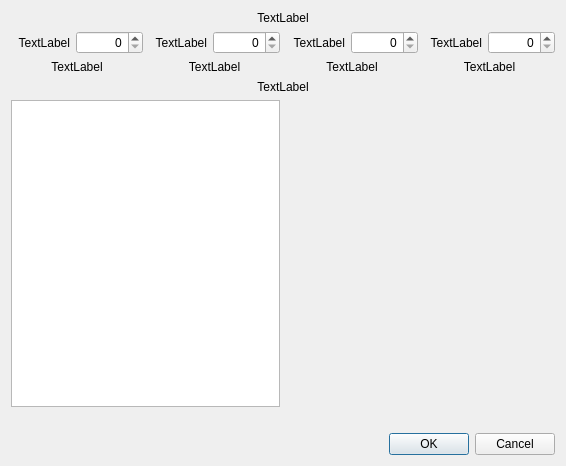
<?xml version="1.0" encoding="UTF-8"?>
<ui version="4.0">
 <class>DialogSetRectangle</class>
 <widget class="QDialog" name="DialogSetRectangle">
  <property name="geometry">
   <rect>
    <x>0</x>
    <y>0</y>
    <width>566</width>
    <height>466</height>
   </rect>
  </property>
  <property name="windowTitle">
   <string>Dialog</string>
  </property>
  <layout class="QVBoxLayout" name="verticalLayout">
   <item>
    <widget class="QLabel" name="labelRectPosition">
     <property name="text">
      <string>TextLabel</string>
     </property>
     <property name="alignment">
      <set>Qt::AlignCenter</set>
     </property>
    </widget>
   </item>
   <item>
    <layout class="QHBoxLayout" name="horizontalLayout_10">
     <item>
      <widget class="QLabel" name="labelXMin">
       <property name="text">
        <string>TextLabel</string>
       </property>
       <property name="alignment">
        <set>Qt::AlignRight|Qt::AlignTrailing|Qt::AlignVCenter</set>
       </property>
      </widget>
     </item>
     <item>
      <widget class="QSpinBox" name="spinXMin">
       <property name="alignment">
        <set>Qt::AlignRight|Qt::AlignTrailing|Qt::AlignVCenter</set>
       </property>
       <property name="maximum">
        <number>100000</number>
       </property>
      </widget>
     </item>
     <item>
      <widget class="QLabel" name="labelXMax">
       <property name="text">
        <string>TextLabel</string>
       </property>
       <property name="alignment">
        <set>Qt::AlignRight|Qt::AlignTrailing|Qt::AlignVCenter</set>
       </property>
      </widget>
     </item>
     <item>
      <widget class="QSpinBox" name="spinXMax">
       <property name="alignment">
        <set>Qt::AlignRight|Qt::AlignTrailing|Qt::AlignVCenter</set>
       </property>
       <property name="maximum">
        <number>100000</number>
       </property>
      </widget>
     </item>
     <item>
      <widget class="QLabel" name="labelYMin">
       <property name="text">
        <string>TextLabel</string>
       </property>
       <property name="alignment">
        <set>Qt::AlignRight|Qt::AlignTrailing|Qt::AlignVCenter</set>
       </property>
      </widget>
     </item>
     <item>
      <widget class="QSpinBox" name="spinYMin">
       <property name="alignment">
        <set>Qt::AlignRight|Qt::AlignTrailing|Qt::AlignVCenter</set>
       </property>
       <property name="maximum">
        <number>100000</number>
       </property>
      </widget>
     </item>
     <item>
      <widget class="QLabel" name="labelYMax">
       <property name="text">
        <string>TextLabel</string>
       </property>
       <property name="alignment">
        <set>Qt::AlignRight|Qt::AlignTrailing|Qt::AlignVCenter</set>
       </property>
      </widget>
     </item>
     <item>
      <widget class="QSpinBox" name="spinYMax">
       <property name="alignment">
        <set>Qt::AlignRight|Qt::AlignTrailing|Qt::AlignVCenter</set>
       </property>
       <property name="maximum">
        <number>100000</number>
       </property>
      </widget>
     </item>
    </layout>
   </item>
   <item>
    <layout class="QHBoxLayout" name="horizontalLayout">
     <item>
      <widget class="QLabel" name="labelXMinMm">
       <property name="text">
        <string>TextLabel</string>
       </property>
       <property name="alignment">
        <set>Qt::AlignCenter</set>
       </property>
      </widget>
     </item>
     <item>
      <widget class="QLabel" name="labelXMaxMm">
       <property name="text">
        <string>TextLabel</string>
       </property>
       <property name="alignment">
        <set>Qt::AlignCenter</set>
       </property>
      </widget>
     </item>
     <item>
      <widget class="QLabel" name="labelYMinMm">
       <property name="text">
        <string>TextLabel</string>
       </property>
       <property name="alignment">
        <set>Qt::AlignCenter</set>
       </property>
      </widget>
     </item>
     <item>
      <widget class="QLabel" name="labelYMaxMm">
       <property name="text">
        <string>TextLabel</string>
       </property>
       <property name="alignment">
        <set>Qt::AlignCenter</set>
       </property>
      </widget>
     </item>
    </layout>
   </item>
   <item>
    <widget class="QLabel" name="labelHelpMask">
     <property name="text">
      <string>TextLabel</string>
     </property>
     <property name="alignment">
      <set>Qt::AlignCenter</set>
     </property>
    </widget>
   </item>
   <item>
    <layout class="QHBoxLayout" name="horizontalLayout_2">
     <item>
      <layout class="QVBoxLayout" name="verticalLayout_3">
       <item>
        <widget class="QGraphicsView" name="previewScene">
         <property name="sizePolicy">
          <sizepolicy hsizetype="Expanding" vsizetype="Expanding">
           <horstretch>0</horstretch>
           <verstretch>0</verstretch>
          </sizepolicy>
         </property>
        </widget>
       </item>
       <item>
        <widget class="QLabel" name="labelCurrentCoords">
         <property name="text">
          <string/>
         </property>
         <property name="alignment">
          <set>Qt::AlignCenter</set>
         </property>
        </widget>
       </item>
      </layout>
     </item>
     <item>
      <widget class="Graph1D" name="graphLine" native="true">
       <property name="sizePolicy">
        <sizepolicy hsizetype="Expanding" vsizetype="Preferred">
         <horstretch>0</horstretch>
         <verstretch>0</verstretch>
        </sizepolicy>
       </property>
      </widget>
     </item>
    </layout>
   </item>
   <item>
    <widget class="QDialogButtonBox" name="buttonBox">
     <property name="standardButtons">
      <set>QDialogButtonBox::Cancel|QDialogButtonBox::Ok</set>
     </property>
    </widget>
   </item>
  </layout>
 </widget>
 <customwidgets>
  <customwidget>
   <class>Graph1D</class>
   <extends>QWidget</extends>
   <header>graph1d.h</header>
  </customwidget>
 </customwidgets>
 <tabstops>
  <tabstop>spinXMin</tabstop>
  <tabstop>spinXMax</tabstop>
  <tabstop>spinYMin</tabstop>
  <tabstop>spinYMax</tabstop>
  <tabstop>previewScene</tabstop>
  <tabstop>buttonBox</tabstop>
 </tabstops>
 <resources/>
 <connections/>
</ui>
